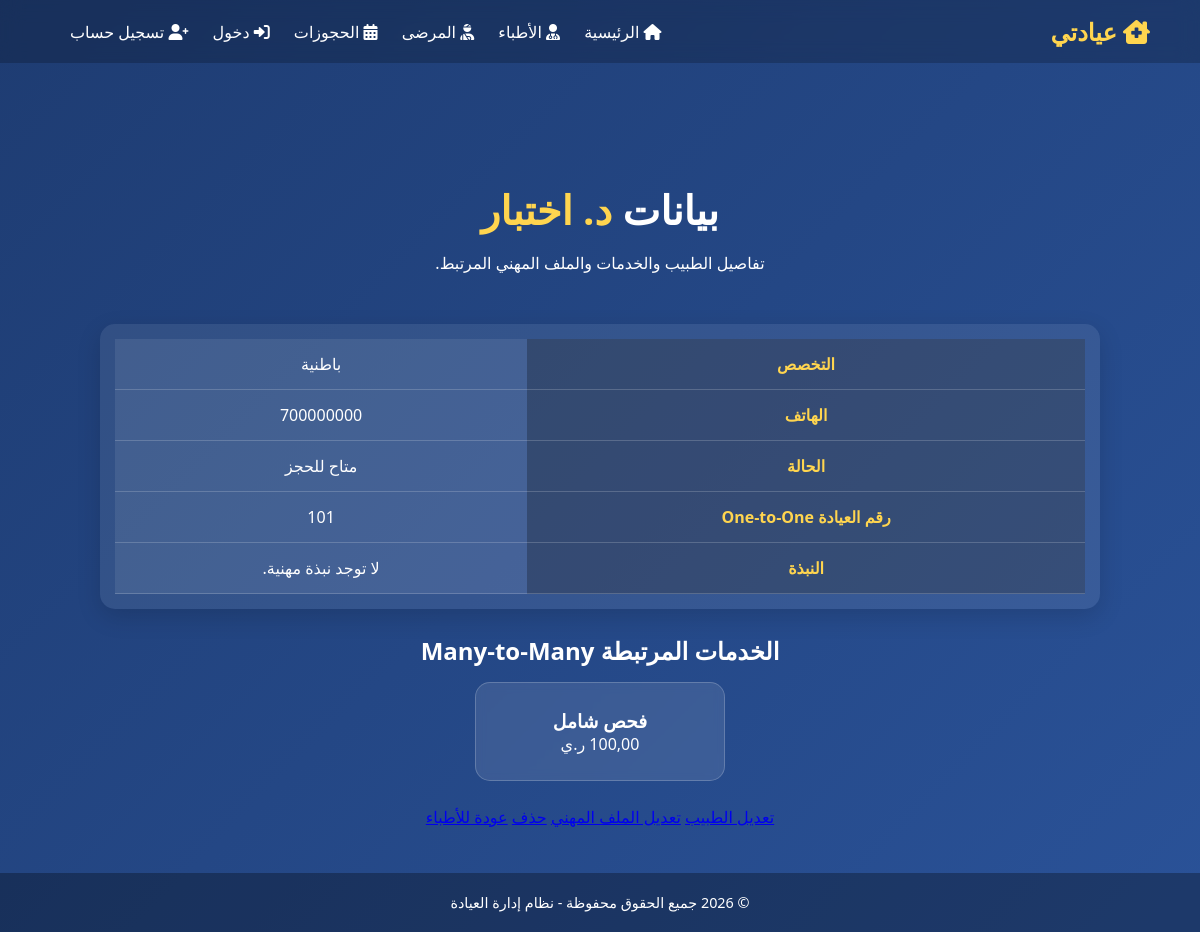
The page /doctors/5/ on the database its author committed.
### store/models.py (models this page shows, shortened)
class Doctor(models.Model):
    name = models.CharField(max_length=100, verbose_name='اسم الطبيب')
    specialty = models.CharField(max_length=100, verbose_name='التخصص')
    phone = models.CharField(max_length=20, verbose_name='الهاتف', blank=True, null=True)
    is_active = models.BooleanField(default=True, verbose_name='متاح للحجز')
    objects = DoctorQuerySet.as_manager()

class DoctorProfile(models.Model):
    doctor = models.OneToOneField(
        Doctor, on_delete=models.CASCADE, related_name='profile', verbose_name='الطبيب'
    )
    bio = models.TextField(blank=True, verbose_name='نبذة')
    room_number = models.CharField(max_length=20, blank=True, verbose_name='رقم العيادة')

class Service(models.Model):
    service_name = models.CharField(max_length=100, verbose_name='اسم الخدمة')
    price = models.DecimalField(max_digits=10, decimal_places=2, verbose_name='السعر')
    description = models.TextField(verbose_name='الوصف', blank=True)

### store/views.py (the view)
# urls.py: path('doctors/<int:pk>/', views.doctor_detail, name='doctor_detail'),
def doctor_detail(request, pk):
    doctor = get_object_or_404(Doctor.objects.with_profile().with_services(), pk=pk)
    profile, _ = DoctorProfile.objects.get_or_create(doctor=doctor)
    return render(request, 'store/doctor_detail.html', {'doctor': doctor, 'profile': profile})

### store/models.py (called while the page is built)
    def with_profile(self):
        return self.select_related('profile').prefetch_related('services')

    def with_services(self):
        return self.prefetch_related('services')

### store/templates/store/doctor_detail.html
{% extends 'base.html' %}
{% block content %}
<section class="hero" style="min-height:25vh; padding-top:110px;">
  <div><h1>بيانات <span>{{ doctor.name }}</span></h1><p>تفاصيل الطبيب والخدمات والملف المهني المرتبط.</p></div>
</section>
<section class="data-section">
  <div class="table-wrap">
    <table>
      <tr><th>التخصص</th><td>{{ doctor.specialty }}</td></tr>
      <tr><th>الهاتف</th><td>{{ doctor.phone|default:'غير مسجل' }}</td></tr>
      <tr><th>الحالة</th><td>{% if doctor.is_active %}متاح للحجز{% else %}غير متاح{% endif %}</td></tr>
      <tr><th>رقم العيادة One-to-One</th><td>{{ profile.room_number|default:'غير محدد' }}</td></tr>
      <tr><th>النبذة</th><td>{{ profile.bio|default:'لا توجد نبذة مهنية.' }}</td></tr>
    </table>
  </div>
  <h2 style="margin:25px 0 15px;text-align:center;">الخدمات المرتبطة Many-to-Many</h2>
  <div class="cards">
    {% for service in doctor.services.all %}<div class="card"><h3>{{ service.service_name }}</h3><p>{{ service.price }} ر.ي</p></div>{% empty %}<p>لم تُربط خدمات بهذا الطبيب بعد.</p>{% endfor %}
  </div>
  <div class="buttons" style="text-align:center;margin-top:25px;">
    <a href="{% url 'doctor_update' doctor.pk %}">تعديل الطبيب</a>
    <a href="{% url 'doctor_profile_update' doctor.pk %}">تعديل الملف المهني</a>
    <a href="{% url 'doctor_delete' doctor.pk %}">حذف</a>
    <a href="{% url 'doctors' %}">عودة للأطباء</a>
  </div>
</section>
{% endblock %}

### static/css/style.css (style rules this page uses)
* { margin: 0; padding: 0; box-sizing: border-box; font-family: 'Segoe UI', Tahoma, sans-serif; }
body { background: linear-gradient(135deg, #1e3c72 0%, #2a5298 100%); color: #fff; min-height: 100vh; display: flex; flex-direction: column; }
.cards { display: flex; justify-content: center; gap: 20px; flex-wrap: wrap; }
.card { background: rgba(255,255,255,.1); backdrop-filter: blur(5px); border: 1px solid rgba(255,255,255,.2); border-radius: 15px; padding: 25px; width: 250px; text-align: center; transition: .3s; }
.hero { min-height: 20vh; display: flex; justify-content: center; align-items: center; text-align: center; padding: 100px 20px 30px; }
.hero h1 { font-size: 2.5rem; margin-bottom: 15px; }
.hero h1 span { color: #ffd54f; }
.data-section { padding: 20px 50px 45px; max-width: 1100px; margin: 0 auto; width: 100%; }
.table-wrap { overflow-x: auto; background: rgba(255,255,255,.08); border-radius: 15px; padding: 15px; box-shadow: 0 8px 24px rgba(0,0,0,.14); }
table { width: 100%; border-collapse: collapse; text-align: center; background: rgba(255,255,255,.08); }
th, td { padding: 14px 15px; border-bottom: 1px solid rgba(255,255,255,.18); }
th { background: rgba(0,0,0,.25); color: #ffd54f; font-size: 1rem; }
td { color: #fff; font-size: 1rem; }

### rows shown on the page
Doctor: name "د. اختبار", specialty "باطنية", phone "700000000"
DoctorProfile: room_number "101", bio "لا توجد نبذة مهنية."
Service: service_name "فحص شامل"
